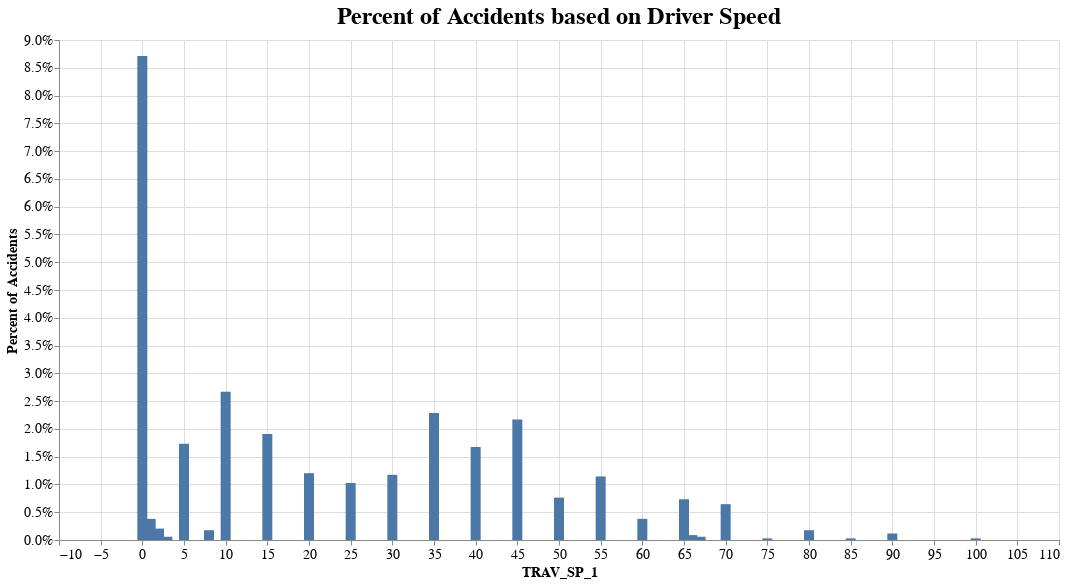

Notebook source saved alongside this figure:
### Code cell
def bar_driver_speed_dist(df):

    # Reduce size of dataframe by only including relevant columns
    columns=['TRAV_SP_1']
    df = df[columns]

    # Normalize percent of accidents based on driver speed
    bar = alt.Chart(df, title='Percent of Accidents based on Driver Speed').transform_aggregate(
        count='count()',
        groupby=['TRAV_SP_1']
    ).transform_joinaggregate(
        total='sum(count)'
    ).transform_calculate(
        frac='datum.count / datum.total'
    ).mark_bar(size=10).encode(
        x=alt.X('TRAV_SP_1:Q'),
        y=alt.Y('frac:Q', title='Percent of Accidents',axis=alt.Axis(format='%')),
    ).properties(
        width=1000,
        height=500
    ).configure_axis(
        labelFontSize=14,
        titleFontSize=14
    ).configure_title(fontSize=24)
    return bar

bar_driver_speed_dist(df_merged)

### Figure 1 — Vega-Lite specification as saved in the notebook (floating-point values rounded to 4 significant figures; data arrays with more than 128 entries replaced by an {"elided": "..."} marker saying what was removed)
{"config": {"view": {"continuousWidth": 300, "continuousHeight": 300}, "axis": {"labelFontSize": 14, "titleFontSize": 14}, "title": {"fontSize": 24}}, "data": {"name": "data-dca68f8166bd3f61b45b6f1492b538fc"}, "mark": {"type": "bar", "size": 10}, "encoding": {"x": {"field": "TRAV_SP_1", "type": "quantitative"}, "y": {"axis": {"format": "%"}, "field": "frac", "title": "Percent of Accidents", "type": "quantitative"}}, "height": 500, "title": "Percent of Accidents based on Driver Speed", "transform": [{"aggregate": [{"op": "count", "as": "count"}], "groupby": ["TRAV_SP_1"]}, {"joinaggregate": [{"op": "sum", "field": "count", "as": "total"}]}, {"calculate": "datum.count / datum.total", "as": "frac"}], "width": 1000, "$schema": "https://vega.github.io/schema/vega-lite/v5.8.0.json", "datasets": {"data-dca68f8166bd3f61b45b6f1492b538fc": {"elided": "3409 records"}}}
